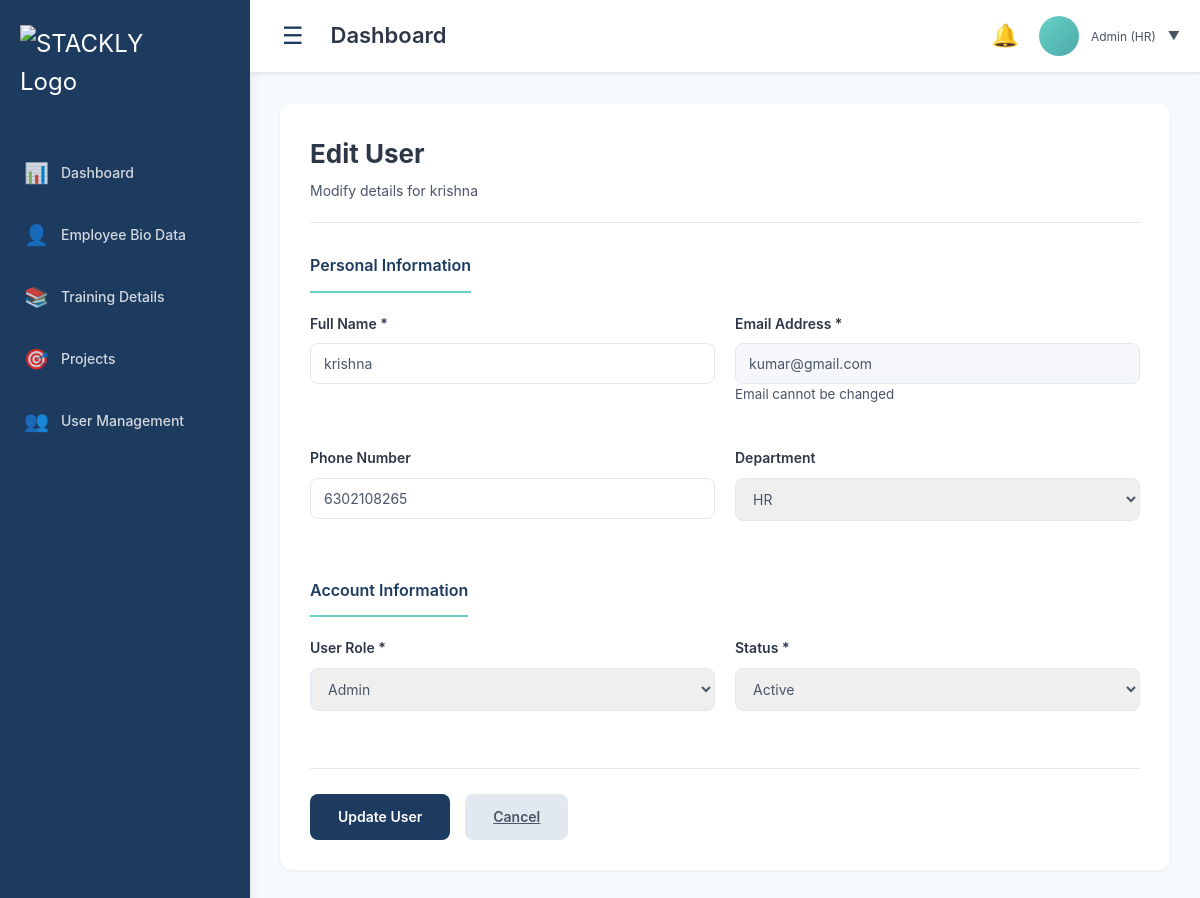
Page /users/edit/2/ (signed in) on the committed database.
### employee_app/models.py (models this page shows, shortened)
class CustomUser(AbstractUser):
    username = None
    email = models.EmailField(_('email address'), unique=True)
    ROLE_CHOICES = (
        ('super_admin', 'Super Admin'),
        ('admin', 'Admin (HR)'),
        ('scrum_master', 'Scrum Master'),
        ('trainer', 'Trainer'),
    )
    DEPARTMENT_CHOICES = (
        ('software-dev', 'Software Development'),
        ('hr', 'HR'),
        ('finance', 'Finance'),
        ('operations', 'Operations'),
        ('training', 'Training & Development'),
        ('', 'Not Specified'),
    )
    STATUS_CHOICES = (
        ('active', 'Active'),
        ('inactive', 'Inactive'),
    )
    full_name = models.CharField(max_length=255, blank=True)
    phone = models.CharField(max_length=20, blank=True, null=True)
    department = models.CharField(max_length=50, choices=DEPARTMENT_CHOICES, blank=True)
    role = models.CharField(max_length=20, choices=ROLE_CHOICES)
    status = models.CharField(max_length=10, choices=STATUS_CHOICES, default='active')
    permissions = models.JSONField(default=dict, blank=True)
    USERNAME_FIELD = 'email'
    REQUIRED_FIELDS = []
    objects = CustomUserManager()

### employee_app/views.py (the view, shortened to what this page needs)
# urls.py: path('users/edit/<int:user_id>/', edit_user, name='edit_user'),
@login_required
def edit_user(request, user_id):
    if not has_permission(request.user, 'users', 'edit'):
        return HttpResponse('Access Denied', status=403)
    user = get_object_or_404(CustomUser, id=user_id)
    return render(request, 'employee_app/edit_user.html', {'user': user})

### employee_app/context_processors.py (called while the page is built)
def notifications_context(request):
    if request.user.is_authenticated:
        unread_count = request.user.notifications.filter(is_read=False).count()
    else:
        unread_count = 0
    return {
        'unread_notifications': unread_count,
    }

### employee_app/utils.py (called while the page is built)
def has_permission(user, module, action='view'):
    if user.is_superuser or user.role == 'super_admin':
        return True
    if not user.is_authenticated:
        return False
    permissions = user.permissions or ROLE_PERMISSIONS.get(user.role, {})
    return permissions.get(module, {}).get(action, False)

### employee_app/templates/employee_app/edit_user.html (shortened to what this page needs)
{% extends 'employee_app/base.html' %}
{% block content %}
<div class="content-area">
    <div class="content-card">
        <div class="card-header">
            <h2>Edit User</h2>
            <p class="card-subtitle">Modify details for {{ user.full_name|default:user.email }}</p>
        </div>
        <form class="user-creation-form" method="POST" action="{% url 'employee_app:edit_user' user.id %}">
            <div class="form-section">
                <h3 class="section-title">Personal Information</h3>
                <div class="form-row">
                    <div class="form-group">
                        <label for="userName">Full Name *</label>
                        <input type="text" id="userName" name="full_name"
                               value="{{ user.full_name }}" required>
                    </div>
                    <div class="form-group">
                        <label for="userEmail">Email Address *</label>
                        <input type="email" id="userEmail" name="email"
                               value="{{ user.email }}" readonly>
                        <small>Email cannot be changed</small>
                    </div>
                </div>
                <div class="form-row">
                    <div class="form-group">
                        <label for="userPhone">Phone Number</label>
                        <input type="tel" id="userPhone" name="phone"
                               value="{{ user.phone }}">
                    </div>
                    <div class="form-group">
                        <label for="department">Department</label>
                        <select id="department" name="department">
                            <option value="hr" {% if user.department == 'hr' %}selected{% endif %}>HR</option>
                        </select>
                    </div>
                </div>
            </div>
            <div class="form-section">
                <h3 class="section-title">Account Information</h3>
                <div class="form-row">
                    <div class="form-group">
                        <label for="userRole">User Role *</label>
                        <select id="userRole" name="role" required>
                            <option value="admin" {% if user.role == 'admin' %}selected{% endif %}>Admin</option>
                        </select>
                    </div>
                    <div class="form-group">
                        <label for="status">Status *</label>
                        <select id="status" name="status" required>
                            <option value="active" {% if user.status == 'active' %}selected{% endif %}>Active</option>
                        </select>
                    </div>
                </div>
            </div>
            <div class="form-actions">
                <button type="submit" class="btn btn-primary">Update User</button>
                <a href="{% url 'employee_app:users_manager' %}" class="btn btn-secondary">Cancel</a>
            </div>
        </form>
    </div>
</div>
{% endblock %}

### employee_app/templates/employee_app/base.html (shortened to what this page needs)
{% load static %}
<!DOCTYPE html>
<html lang="en">
<head>
     <link rel="stylesheet" href="{% static 'css/styles.css' %}">
</head>
<body class="dashboard-page">
    <div class="dashboard-wrapper">
        <aside class="sidebar">
            <div class="sidebar-logo">
                <img src="{% static 'images/logo.png' %}" alt="STACKLY Logo" class="sidebar-logo-image">
            </div>
            <nav class="sidebar-menu">
                <ul>
                    <li>
                        <a href="{% url 'employee_app:dashboard' %}" class="menu-item" data-page="dashboard">
                            <span class="menu-icon">📊</span>
                            <span class="menu-text">Dashboard</span>
                        </a>
                    </li>
                    <li>
                        <a href="{% url 'employee_app:biodata_list' %}" class="menu-item" data-page="biodata">
                            <span class="menu-icon">👤</span>
                            <span class="menu-text">Employee Bio Data</span>
                        </a>
                    </li>
                    <li>
                        <a href="{% url 'employee_app:training' %}" class="menu-item" data-page="training">
                            <span class="menu-icon">📚</span>
                            <span class="menu-text">Training Details</span>
                        </a>
                    </li>
                    <li>
                        <a href="{% url 'employee_app:projects' %}" class="menu-item" data-page="project">
                            <span class="menu-icon">🎯</span>
                            <span class="menu-text">Projects</span>
                        </a>
                    </li>
                     <li>
                        <a href="{% url 'employee_app:users_manager' %}" class="menu-item" data-page="users">
                            <span class="menu-icon">👥</span>
                            <span class="menu-text">User Management</span>
                        </a>
                    </li>
                </ul>
            </nav>
        </aside>
        <div class="main-content">
            <header class="top-navbar">
                <div class="navbar-left">
                    <h3>
                        <button class="sidebar-toggle" onclick="toggleSidebar()">☰</button>
                    </h3>
                    <h3 class="page-title">{% block page_title %}Dashboard{% endblock %}</h3>
                </div>
                <div class="navbar-right">
                <div class="notification-bell" id="notificationBell">
                    <span class="bell-icon">🔔</span>
                </div>
                    <div class="profile-dropdown">
                        <div class="profile-circle">
                        </div>
                        <div class="profile-info">
                            <p class="profile-role">{{ user.get_role_display }}</p>
                        </div>
                        <span class="dropdown-arrow">▼</span>
                    </div>
                </div>
            </header>
            {% block content %}
            {% endblock %}
        </div>
    </div>
</body>
</html>

### rows in the picture
CustomUser: role "Admin (HR)", full_name "krishna", email "kumar@gmail.com", phone "6302108265", department "HR", role "Admin", status "Active"
